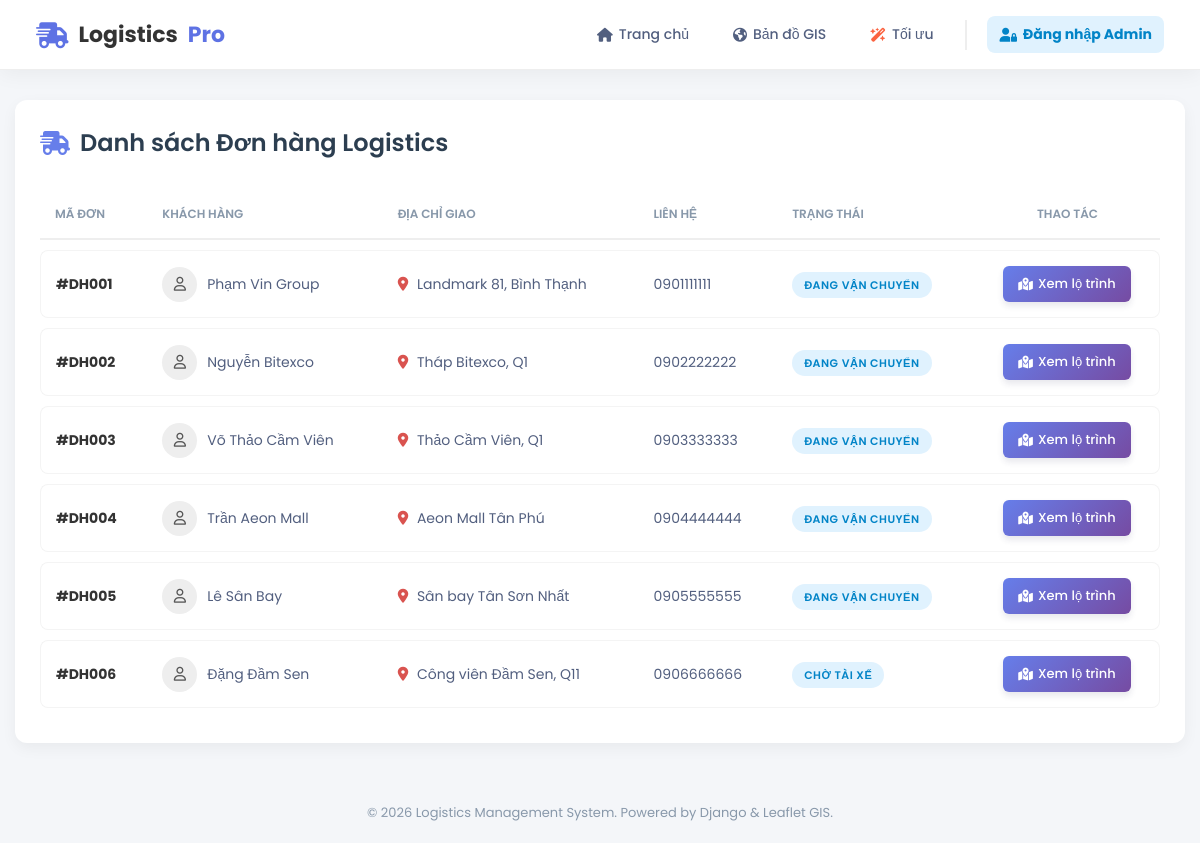
The page / on the database its author committed.
### core/models.py (models this page shows, shortened)
class DonHang(models.Model):
    ma_don = models.CharField(max_length=20, unique=True)
    ten_nguoi_nhan = models.CharField(max_length=100)
    dia_chi_nguoi_nhan = models.CharField(max_length=200)
    sdt_nguoi_nhan = models.CharField(max_length=15)
    lat_khach = models.FloatField()
    lng_khach = models.FloatField()
    khoi_luong = models.FloatField(help_text="Đơn vị: kg")
    kho_xuat_phat = models.ForeignKey(KhoHang, on_delete=models.CASCADE)
    tai_xe = models.ForeignKey(TaiXe, on_delete=models.SET_NULL, null=True, blank=True)
    trang_thai = models.CharField(max_length=50, default='Đang xử lý')
    ngay_tao = models.DateTimeField(auto_now_add=True)

### core/views.py (the view, shortened to what this page needs)
# urls.py: path('', views.home, name='home'),
def home(request):
    tat_ca_don_hang = DonHang.objects.all()
    labels_tai_xe = []
    data_doanh_thu = []
    labels_trang_thai = []
    data_trang_thai = []
    context = {
        'don_hangs': tat_ca_don_hang,
        'labels_tai_xe': json.dumps(labels_tai_xe),
        'data_doanh_thu': json.dumps(data_doanh_thu),
        'labels_trang_thai': json.dumps(labels_trang_thai),
        'data_trang_thai': json.dumps(data_trang_thai),
    }
    return render(request, 'home.html', context)

### templates/home.html (shortened to what this page needs)
{% extends "base.html" %}
{% load static %}
{% block content %}
<link rel="stylesheet" href="https://cdnjs.cloudflare.com/ajax/libs/font-awesome/6.4.0/css/all.min.css">
<div class="dashboard-container">
    <div class="card-box">
        <h2 class="page-title"><i class="fa-solid fa-truck-fast" style="color: #667eea;"></i> Danh sách Đơn hàng Logistics</h2>
        <table class="custom-table">
            <thead>
                <tr>
                    <th>Mã Đơn</th>
                    <th>Khách Hàng</th>
                    <th>Địa Chỉ Giao</th>
                    <th>Liên Hệ</th>
                    <th>Trạng Thái</th>
                    <th style="text-align: center;">Thao Tác</th>
                </tr>
            </thead>
            <tbody>
                {% for dh in don_hangs %}
                <tr>
                    <td><span style="font-weight: 700; color: #333;">#{{ dh.ma_don }}</span></td>
                    <td>
                        <div style="display: flex; align-items: center; gap: 10px;">
                            <div style="width: 35px; height: 35px; background: #eee; border-radius: 50%; display: flex; align-items: center; justify-content: center; color: #555;">
                                <i class="fa-regular fa-user"></i>
                            </div>
                            <span>{{ dh.ten_nguoi_nhan }}</span>
                        </div>
                    </td>
                    <td><i class="fa-solid fa-location-dot" style="color: #d9534f; margin-right: 5px;"></i> {{ dh.dia_chi_nguoi_nhan }}</td>
                    <td>{{ dh.sdt_nguoi_nhan }}</td>
                    <td>
                        <span class="status-badge">{{ dh.trang_thai }}</span>
                    </td>
                    <td style="text-align: center;">
                        <a href="{% url 'core:chi_tiet' dh.ma_don %}" class="btn-view-map">
                            <i class="fa-solid fa-map-location-dot"></i> Xem lộ trình
                        </a>
                    </td>
                </tr>
                {% endfor %}
            </tbody>
        </table>
    </div>
</div>
{% endblock %}

### templates/base.html (shortened to what this page needs)
{% load static %}
<!DOCTYPE html>
<html lang="vi">
<head>
    <link rel="stylesheet" href="https://cdnjs.cloudflare.com/ajax/libs/font-awesome/6.4.0/css/all.min.css">
</head>
<body>
    <nav class="navbar">
        <a href="{% url 'core:home' %}" class="nav-brand">
            <i class="fa-solid fa-truck-fast"></i>
            Logistics<span style="color: #5e72e4;">Pro</span>
        </a>
        <ul class="nav-links">
            <li class="nav-item">
                <a href="{% url 'core:home' %}">
                    <i class="fa-solid fa-house"></i> Trang chủ
                </a>
            </li>
            <li class="nav-item">
                <a href="{% url 'core:ban_do_chung' %}">
                    <i class="fa-solid fa-earth-americas"></i> Bản đồ GIS
                </a>
            </li>
            <li class="nav-item">
                <a href="{% url 'core:toi_uu' %}">
                    <i class="fa-solid fa-wand-magic-sparkles" style="color: #fb6340;"></i> Tối ưu
                </a>
            </li>
            <li style="border-left: 2px solid #eee; height: 30px;"></li>
            {% if user.is_authenticated %}
                <li class="nav-item">
                    <a href="{% url 'core:quan_ly_kho' %}">
                        <i class="fa-solid fa-warehouse" style="color: #8965e0;"></i> Quản Lý Kho
                    </a>
                </li>
                <li class="nav-item">
                    <a href="{% url 'core:quan_ly_don_hang' %}">
                        <i class="fa-solid fa-box-open" style="color: #ffd600;"></i> Quản Lý Đơn
                    </a>
                </li>
                <li class="nav-item">
                    <a href="{% url 'core:quan_ly_tai_xe' %}">
                        <i class="fa-solid fa-users-gear" style="color: #11cdef;"></i> Quản Lý Tài Xế
                    </a>
                </li>
                <li class="nav-item" style="margin-left: 10px;">
                    <a href="{% url 'core:logout' %}" style="background: #fee2e2; color: #dc2626; font-weight: bold;">
                        <i class="fa-solid fa-right-from-bracket"></i> Đăng xuất ({{ user.username }})
                    </a>
                </li>
            {% else %}
                <li class="nav-item">
                    <a href="{% url 'core:login' %}" style="background: #e0f2fe; color: #0284c7; font-weight: bold;">
                        <i class="fa-solid fa-user-lock"></i> Đăng nhập Admin
                    </a>
                </li>
            {% endif %}
        </ul>
    </nav>
    <main style="min-height: 80vh;">
        {% block content %}
        {% endblock %}
    </main>
    <footer class="footer">
        &copy; 2026 Logistics Management System. Powered by Django & Leaflet GIS.
    </footer>
</body>
</html>

### templates/base.html (style rules this page uses)
* { margin: 0; padding: 0; box-sizing: border-box; }
body { font-family: 'Poppins', sans-serif; background-color: #f4f6f9; color: #333; }
.navbar { background: rgba(255, 255, 255, 0.95); backdrop-filter: blur(10px); height: 70px; display: flex; justify-content: space-between; align-items: center; padding: 0 3%; position: sticky; top: 0; z-index: 1000; box-shadow: 0 4px 20px rgba(0,0,0,0.05); border-bottom: 1px solid #eee; }
.nav-brand { font-size: 22px; font-weight: 700; color: #333; text-decoration: none; display: flex; align-items: center; gap: 10px; margin-right: 20px; }
.nav-brand i { color: #5e72e4; font-size: 26px; }
.nav-links { display: flex; gap: 20px; list-style: none; align-items: center; }
.nav-item a { text-decoration: none; color: #525f7f; font-weight: 500; font-size: 14px; transition: all 0.3s ease; display: flex; align-items: center; gap: 6px; padding: 8px 12px; border-radius: 8px; }
.footer { text-align: center; padding: 20px; color: #8898aa; font-size: 13px; margin-top: 40px; }

### templates/home.html (style rules this page uses)
body { font-family: 'Poppins', sans-serif; background-color: #f4f6f9; }
.dashboard-container { max-width: 1200px; margin: 30px auto; padding: 0 15px; }
.card-box { background: white; border-radius: 12px; box-shadow: 0 5px 15px rgba(0,0,0,0.05); overflow: hidden; padding: 25px; }
.page-title { color: #2c3e50; font-weight: 600; margin-bottom: 20px; display: flex; align-items: center; gap: 10px; }
.custom-table { width: 100%; border-collapse: separate; border-spacing: 0 10px; }
.custom-table thead th { background-color: transparent; color: #8898aa; font-weight: 600; text-transform: uppercase; font-size: 12px; padding: 15px; border-bottom: 2px solid #eee; text-align: left; }
.custom-table tbody tr { background-color: white; transition: all 0.3s ease; }
.custom-table td { padding: 15px; border-top: 1px solid #f4f4f4; border-bottom: 1px solid #f4f4f4; font-size: 14px; color: #525f7f; vertical-align: middle; }
.custom-table td:first-child { border-left: 1px solid #f4f4f4; border-top-left-radius: 8px; border-bottom-left-radius: 8px; }
.custom-table td:last-child { border-right: 1px solid #f4f4f4; border-top-right-radius: 8px; border-bottom-right-radius: 8px; }
.status-badge { padding: 5px 12px; border-radius: 20px; font-size: 11px; font-weight: 600; text-transform: uppercase; letter-spacing: 0.5px; background-color: #e0f2fe; color: #0284c7; }
.btn-view-map { background: linear-gradient(135deg, #667eea 0%, #764ba2 100%); color: white; padding: 8px 15px; border-radius: 6px; text-decoration: none; font-size: 13px; font-weight: 500; display: inline-flex; align-items: center; gap: 5px; box-shadow: 0 4px 6px rgba(50, 50, 93, 0.11); transition: transform 0.2s; }

### rows shown on the page
DonHang: ma_don "DH001", ten_nguoi_nhan "Phạm Vin Group", dia_chi_nguoi_nhan "Landmark 81, Bình Thạnh", sdt_nguoi_nhan "0901111111", trang_thai "ĐANG VẬN CHUYỂN"
DonHang: ma_don "DH002", ten_nguoi_nhan "Nguyễn Bitexco", dia_chi_nguoi_nhan "Tháp Bitexco, Q1", sdt_nguoi_nhan "0902222222", trang_thai "ĐANG VẬN CHUYỂN"
DonHang: ma_don "DH003", ten_nguoi_nhan "Võ Thảo Cầm Viên", dia_chi_nguoi_nhan "Thảo Cầm Viên, Q1", sdt_nguoi_nhan "0903333333", trang_thai "ĐANG VẬN CHUYỂN"
DonHang: ma_don "DH004", ten_nguoi_nhan "Trần Aeon Mall", dia_chi_nguoi_nhan "Aeon Mall Tân Phú", sdt_nguoi_nhan "0904444444", trang_thai "ĐANG VẬN CHUYỂN"
DonHang: ma_don "DH005", ten_nguoi_nhan "Lê Sân Bay", dia_chi_nguoi_nhan "Sân bay Tân Sơn Nhất", sdt_nguoi_nhan "0905555555", trang_thai "ĐANG VẬN CHUYỂN"
DonHang: ma_don "DH006", ten_nguoi_nhan "Đặng Đầm Sen", dia_chi_nguoi_nhan "Công viên Đầm Sen, Q11", sdt_nguoi_nhan "0906666666", trang_thai "CHỜ TÀI XẾ"
